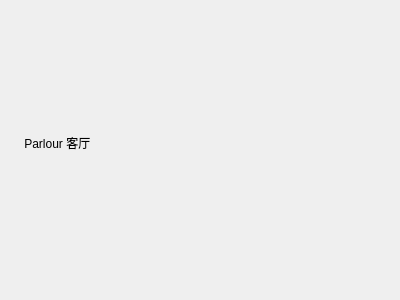
<?xml version="1.0" encoding="UTF-8"?>
<ui version="4.0">
 <class>Parlour</class>
 <widget class="QWidget" name="Parlour">
  <property name="geometry">
   <rect>
    <x>0</x>
    <y>0</y>
    <width>400</width>
    <height>300</height>
   </rect>
  </property>
  <property name="windowTitle">
   <string>Form</string>
  </property>
  <layout class="QVBoxLayout" name="verticalLayout">
   <item>
    <widget class="QLabel" name="label">
     <property name="text">
      <string>    Parlour 客厅
</string>
     </property>
    </widget>
   </item>
  </layout>
 </widget>
 <resources/>
 <connections/>
</ui>
